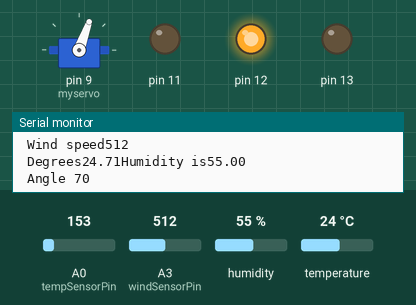
Simulated run of this sketch. Board: Arduino Uno, built with avr-gcc and run on an emulated ATmega328P. Shown: servo, output pins drawn as LEDs (lit = HIGH), the last lines printed to the serial monitor. Inputs (shaded band) come from the test bench; at power-on: A0 (tempSensorPin) = 153, humidity 55 %, A3 (windSensorPin) = 512, temperature 24 °C.

Above: at 4.8 s.
4.9 s: A0 (tempSensorPin) set to 131
At 6.7 s:
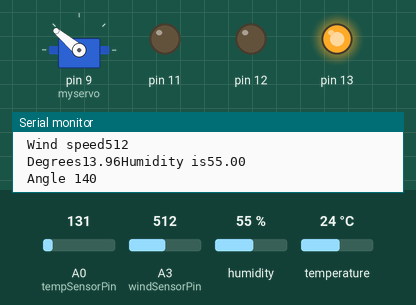
7.9 s: humidity set to 51 %
10.9 s: humidity set to 48 %
At 13.3 s:
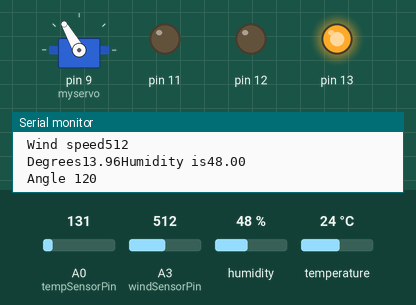
13.9 s: humidity set to 68 %
At 15.0 s:
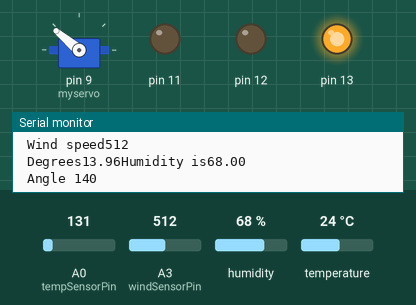
16.9 s: humidity set to 22 %
At 18.6 s:
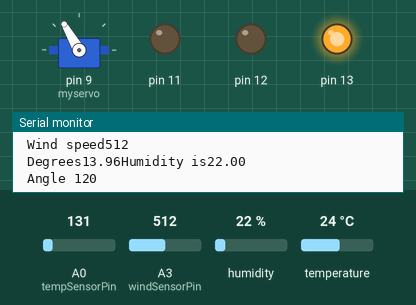
Timing chart, 0 to 20.1 s (numbered marks = the images above; inputs shaded):
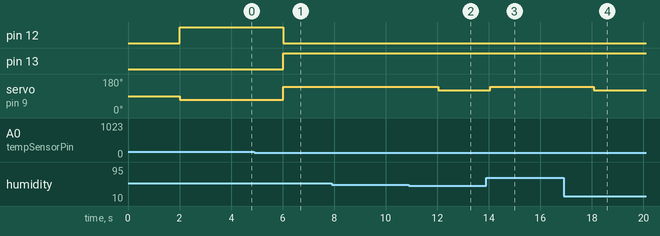

Measured:
- the behaviour switches between 144 and 143 on A0 (tempSensorPin) (found by bisection; images 0 and 1)
- the behaviour switches between 50 and 49 % on humidity (found by bisection; images 1 and 2)
- after the input at 4.9 s, pin 12: HIGH → LOW after 1.1 s; pin 13: LOW → HIGH after 1.1 s; servo on pin 9 (myservo): 70° → 140° after 1.1 s
- after the input at 10.9 s, servo on pin 9 (myservo): 140° → 120° after 1.1 s
- after the input at 13.9 s, servo on pin 9 (myservo): 120° → 140° after 0.15 s
- after the input at 16.9 s, servo on pin 9 (myservo): 140° → 120° after 1.2 s

The sketch:

JacketGuide.ino
```cpp
#include <Servo.h>
#include <DHT.h>
#define DHTPIN 2
#define DHTTYPE DHT22
const int tempSensorPin = A0;
const int windSensorPin = A3;
DHT dht(DHTPIN, DHTTYPE);
Servo myservo;
int angle =0;
int index =0;

void setup() {
 // put your setup code here, to run once:
 myservo.attach(9);
 Serial.begin(9600);
 dht.begin();
 pinMode(13, OUTPUT);
 pinMode(12, OUTPUT);
 pinMode(11, OUTPUT);
}

void loop() {
  // put your main code here, to run repeatedly:
  delay(2000);
  float h = dht.readHumidity();
  int motorVal = analogRead(windSensorPin);
  int sensorVal = analogRead(tempSensorPin);
  float degrees = 0;
  digitalWrite(13, LOW);
  digitalWrite(12, LOW);
  if(!isnan(motorVal)){
    Serial.print("\n Wind speed");
    Serial.print(motorVal);
  }
  else
  {
    Serial.print("\n Failed to get wind reading");
  }


  if(!isnan(sensorVal)){
    float voltage = (sensorVal/1024.0) *5.0;
    degrees = (voltage - 0.5) * 100;
    Serial.print("\n Degrees");
    Serial.print(degrees);
  }
  else
  {
    Serial.print("\n Failed to get temp reading");
  }

  if(!isnan(h))
  {
    Serial.print("Humidity is");
    Serial.print(h);

  }
  else
  {
    Serial.print("\n Failed to get humidity reading");
  }
  boolean cold = false;
  boolean rain =false;
  boolean wind =false;

  if(degrees <20)
    cold = true;
  if(h>=50)
    rain =true;
  if(motorVal)
    wind =true;

  int angle_map[2][2][2]={{45, 70, 90, 70}, {120, 120, 140, 140}};

  /*
   *    45= No jackets necessary
   *    70= Wind cheater
   *    90= Rain-poncho
   *    120= Warm jacket
   *    140= Waterproof jacket
   */


  angle = angle_map[cold][rain][wind];
  if(angle> 90)
  {
      digitalWrite(13, HIGH);
  }
  else
  {
      digitalWrite(12, HIGH);
  }
  myservo.write(angle);
  Serial.print("\n Angle ");
  Serial.print(angle);

}
```
